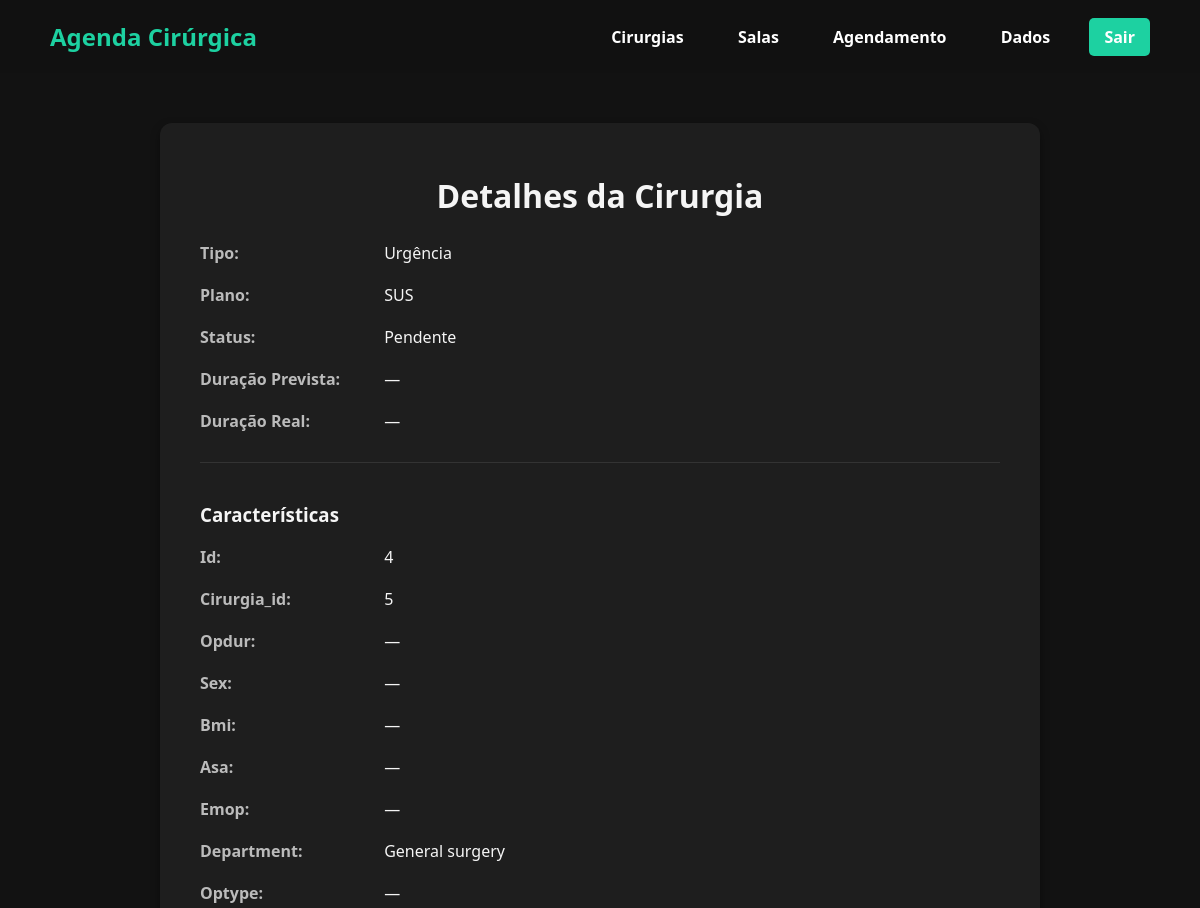
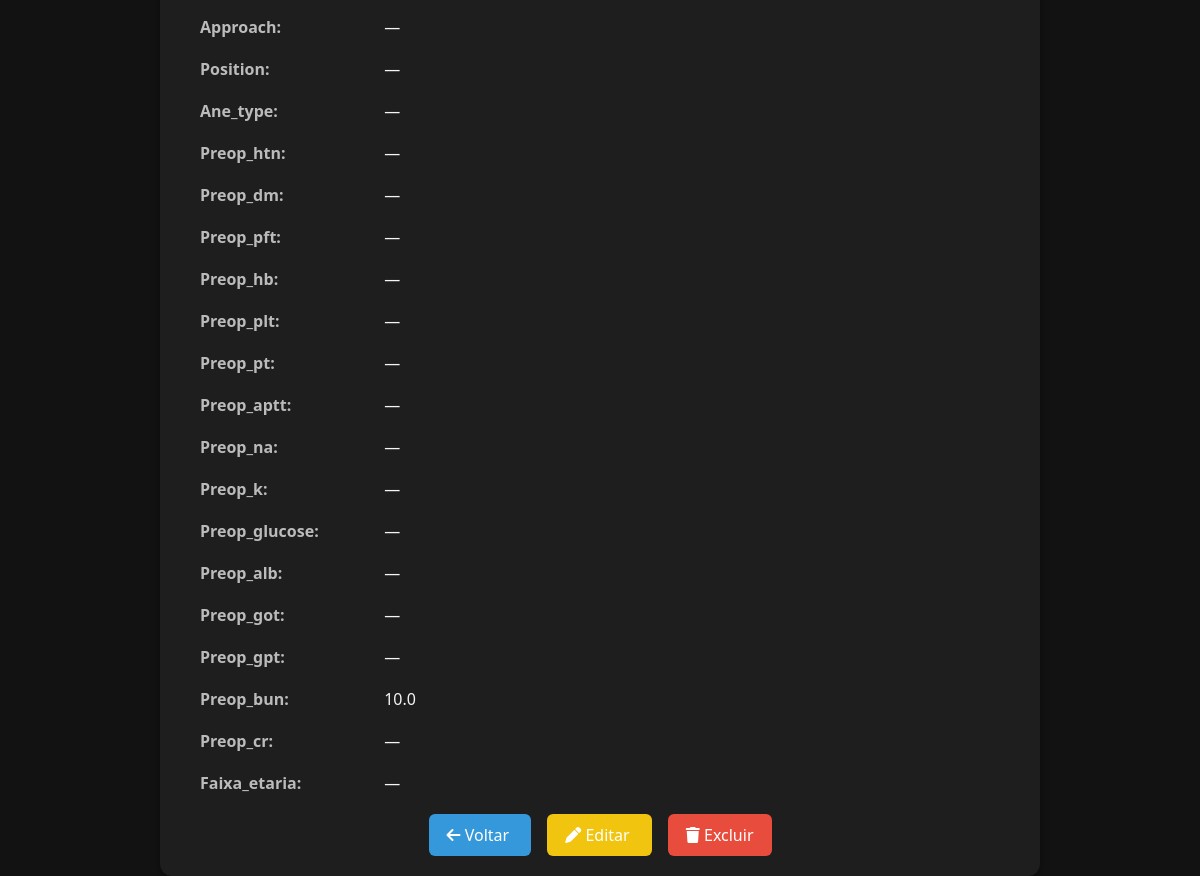
Page /cirurgias/5 on the committed database (2 pictures, top to bottom).
### tables this page shows
CREATE TABLE cirurgias (
    id INTEGER PRIMARY KEY AUTOINCREMENT,
    usuario_id INTEGER NOT NULL,
    tipo TEXT NOT NULL,
    plano TEXT NOT NULL,
    duracao_prevista INTEGER,
    duracao_real INTEGER,
    status TEXT DEFAULT 'pendente',
    FOREIGN KEY (usuario_id) REFERENCES usuarios(id)
);

CREATE TABLE cirurgia_caracteristicas (
    id INTEGER PRIMARY KEY AUTOINCREMENT,
    cirurgia_id INTEGER NOT NULL,
    opdur INTEGER,
    sex TEXT,
    bmi REAL,
    asa REAL,
    emop TEXT,
    department TEXT,
    optype TEXT,
    approach TEXT,
    position TEXT,
    ane_type TEXT,
    preop_htn TEXT,
    preop_dm TEXT,
    preop_pft TEXT,
    preop_hb REAL,
    preop_plt REAL,
    preop_pt REAL,
    preop_aptt REAL,
    preop_na REAL,
    preop_k REAL,
    preop_glucose REAL,
    preop_alb REAL,
    preop_got REAL,
    preop_gpt REAL,
    preop_bun REAL,
    preop_cr REAL,
    faixa_etaria TEXT,
    FOREIGN KEY (cirurgia_id) REFERENCES cirurgias(id)
);

### routes/cirurgia.py (the view)
@bp_cirurgia.route("/cirurgias/<int:id>")
def ver_cirurgia(id):
    cirurgia = Cirurgia.buscar_por_id(id)
    if not cirurgia:
        return redirect(url_for("cirurgia.listar_cirurgias_usuario"))
    conn = sqlite3.connect(db_path)
    cursor = conn.cursor()
    cursor.execute("SELECT * FROM cirurgia_caracteristicas WHERE cirurgia_id=?", (id,))
    row = cursor.fetchone()
    conn.close()
    caracteristicas = {}
    if row:
        colunas = [desc[0] for desc in cursor.description]
        caracteristicas = dict(zip(colunas, row))
    return render_template("ver_cirurgia.html", cirurgia=cirurgia, caracteristicas=caracteristicas)

### models/cirurgia.py (called while the page is built)
    @staticmethod
    def buscar_por_id(cirurgia_id):
        conn = sqlite3.connect(DB_PATH)
        cursor = conn.cursor()
        cursor.execute("SELECT usuario_id, tipo, plano, duracao_prevista, duracao_real, status FROM cirurgias WHERE id=?", (cirurgia_id,))
        row = cursor.fetchone()
        conn.close()
        if row:
            return Cirurgia(row[0], row[1], row[2], row[3], row[4], row[5], id=cirurgia_id)
        return None

### templates/ver_cirurgia.html (shortened to what this page needs)
<!DOCTYPE html>
<html lang="pt-BR">
<head>
    <link rel="stylesheet" href="{{ url_for('static', filename='style.css') }}">
    <link rel="stylesheet" href="https://cdnjs.cloudflare.com/ajax/libs/font-awesome/6.4.0/css/all.min.css">
</head>
<body>
    <nav class="navbar">
        <div class="logo">
            <a href="{{ url_for('usuario.home') }}" class="logo-link">Agenda Cirúrgica</a>
        </div>
        <div class="nav-links">
            <a href="{{ url_for('cirurgia.listar_cirurgias_usuario') }}" class="active">Cirurgias</a>
            <a href="#">Salas</a>
            <a href="#">Agendamento</a>
            <a href="#">Dados</a>
            <a href="{{ url_for('usuario.logout') }}" class="btn-primary">Sair</a>
        </div>
    </nav>
    <div class="detalhes-container">
        <h1>Detalhes da Cirurgia</h1>
        <div class="detalhes-item"><strong>Tipo:</strong> {{ cirurgia.tipo }}</div>
        <div class="detalhes-item"><strong>Plano:</strong> {{ cirurgia.plano }}</div>
        <div class="detalhes-item"><strong>Status:</strong> {{ cirurgia.status }}</div>
        <div class="detalhes-item"><strong>Duração Prevista:</strong> {{ cirurgia.duracao_prevista or '—' }}</div>
        <div class="detalhes-item"><strong>Duração Real:</strong> {{ cirurgia.duracao_real or '—' }}</div>
        {% if caracteristicas %}
        <div class="caracteristicas">
            <h3>Características</h3>
            {% for key, value in caracteristicas.items() %}
                <div class="detalhes-item"><strong>{{ key|capitalize }}:</strong> {{ value or '—' }}</div>
            {% endfor %}
        </div>
        {% endif %}
        <div class="botoes-acoes">
            <a href="{{ url_for('cirurgia.listar_cirurgias_usuario') }}" class="btn btn-voltar">
                <i class="fa-solid fa-arrow-left"></i> Voltar
            </a>
            <a href="{{ url_for('cirurgia.editar_cirurgia', id=cirurgia.id) }}" class="btn btn-editar">
                <i class="fa-solid fa-pen"></i> Editar
            </a>
            <a href="{{ url_for('cirurgia.excluir_cirurgia', id=cirurgia.id) }}" class="btn btn-excluir" onclick="return confirm('Deseja realmente excluir esta cirurgia?')">
                <i class="fa-solid fa-trash"></i> Excluir
            </a>
        </div>
    </div>
</body>
</html>

### static/style.css (style rules this page uses)
body, html { margin: 0; padding: 0; font-family: 'Segoe UI', Tahoma, Geneva, Verdana, sans-serif; height: 100%; }
.navbar { display: flex; justify-content: space-between; align-items: center; padding: 20px 50px; background-color: #111; color: white; }
.navbar .logo { font-size: 24px; font-weight: bold; color: #1dd1a1; }
.navbar .nav-links a { color: white; margin-left: 20px; text-decoration: none; font-weight: bold; padding: 8px 15px; border-radius: 5px; transition: 0.3s; }
.navbar .nav-links .btn-primary { background-color: #1dd1a1; }
.logo-link { text-decoration: none; color: #1dd1a1; font-weight: bold; }

### templates/ver_cirurgia.html (style rules this page uses)
body { color: #f5f5f5; background-color: #121212; }
.detalhes-container { background-color: #1e1e1e; max-width: 800px; margin: 50px auto; padding: 30px 40px; border-radius: 12px; box-shadow: 0 4px 10px rgba(0,0,0,0.4); }
h1 { text-align: center; margin-bottom: 25px; }
.detalhes-item { margin-bottom: 20px; }
.detalhes-item strong { color: #bbb; display: inline-block; width: 180px; }
.caracteristicas { margin-top: 30px; border-top: 1px solid #333; padding-top: 20px; }
.botoes-acoes { margin-top: 30px; text-align: center; }
.btn { color: #fff; text-decoration: none; margin: 0 8px; padding: 10px 18px; border-radius: 6px; transition: 0.3s; }
.btn-voltar { background-color: #3498db; }
.btn-editar { background-color: #f1c40f; }
.btn-excluir { background-color: #e74c3c; }

### rows in the picture
cirurgias: tipo "Urgência", plano "SUS", status "Pendente"
cirurgia_caracteristicas: key "Department", department "General surgery", key "Preop_bun", preop_bun "10.0"

### other values in the picture
{{ cirurgia.duracao_prevista or '—' }} "—"
{{ cirurgia.duracao_real or '—' }} "—"
{{ key|capitalize }} "Id" "Cirurgia_id" "Opdur" "Sex" "Bmi" "Asa" "Emop" "Optype" "Approach" "Position" "Ane_type" "Preop_htn" "Preop_dm" "Preop_pft" "Preop_hb" "Preop_plt" "Preop_pt" "Preop_aptt" "Preop_na" "Preop_k" "Preop_glucose" "Preop_alb" "Preop_got" "Preop_gpt" "Preop_cr" "Faixa_etaria"
{{ value or '—' }} "4" "5" "—" "—" "—" "—" "—" "—" "—" "—" "—" "—" "—" "—" "—" "—" "—" "—" "—" "—" "—" "—" "—" "—" "—" "—"
